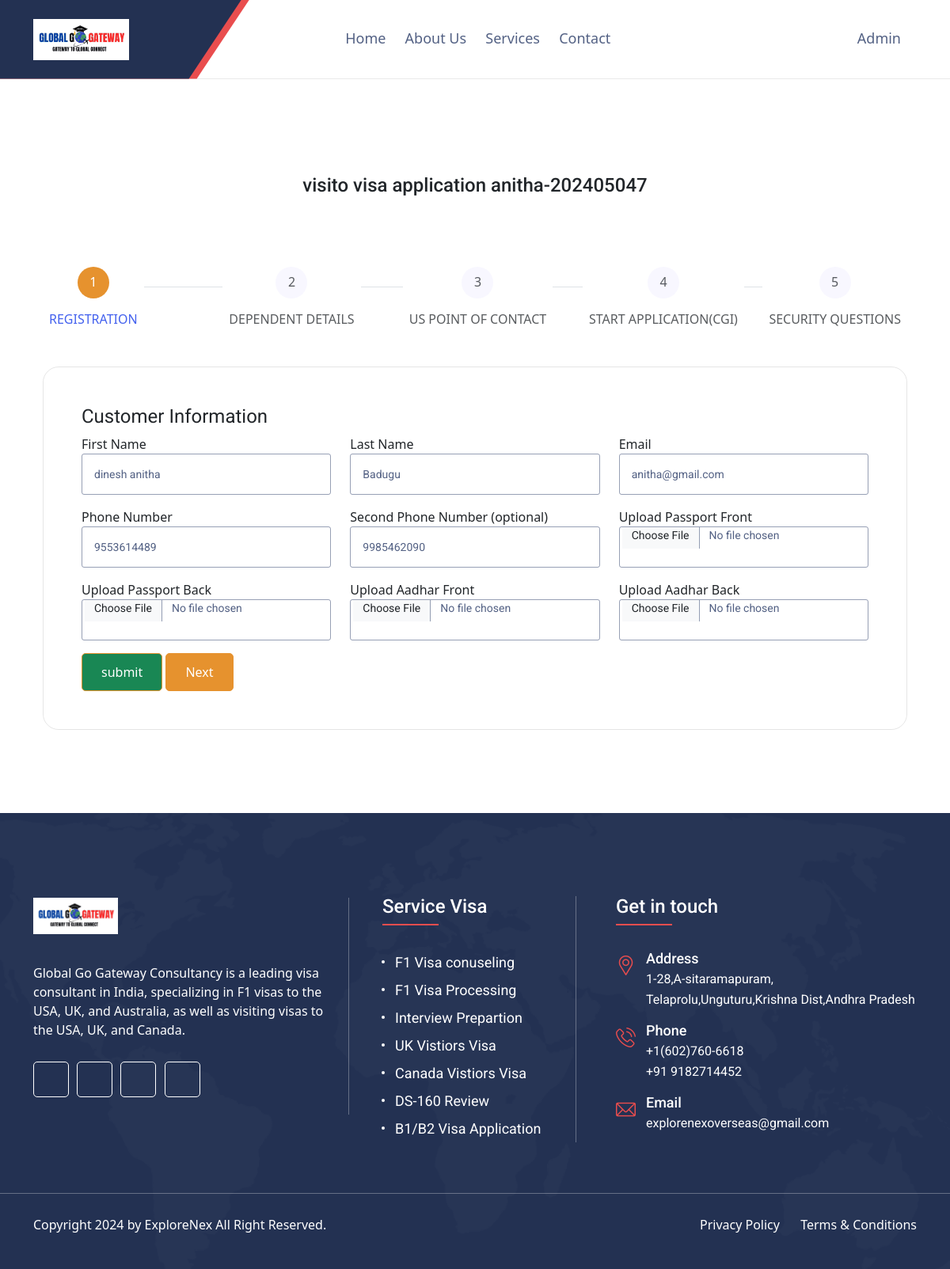
Page /visa_application/7/ (signed in) on the earlier database version.
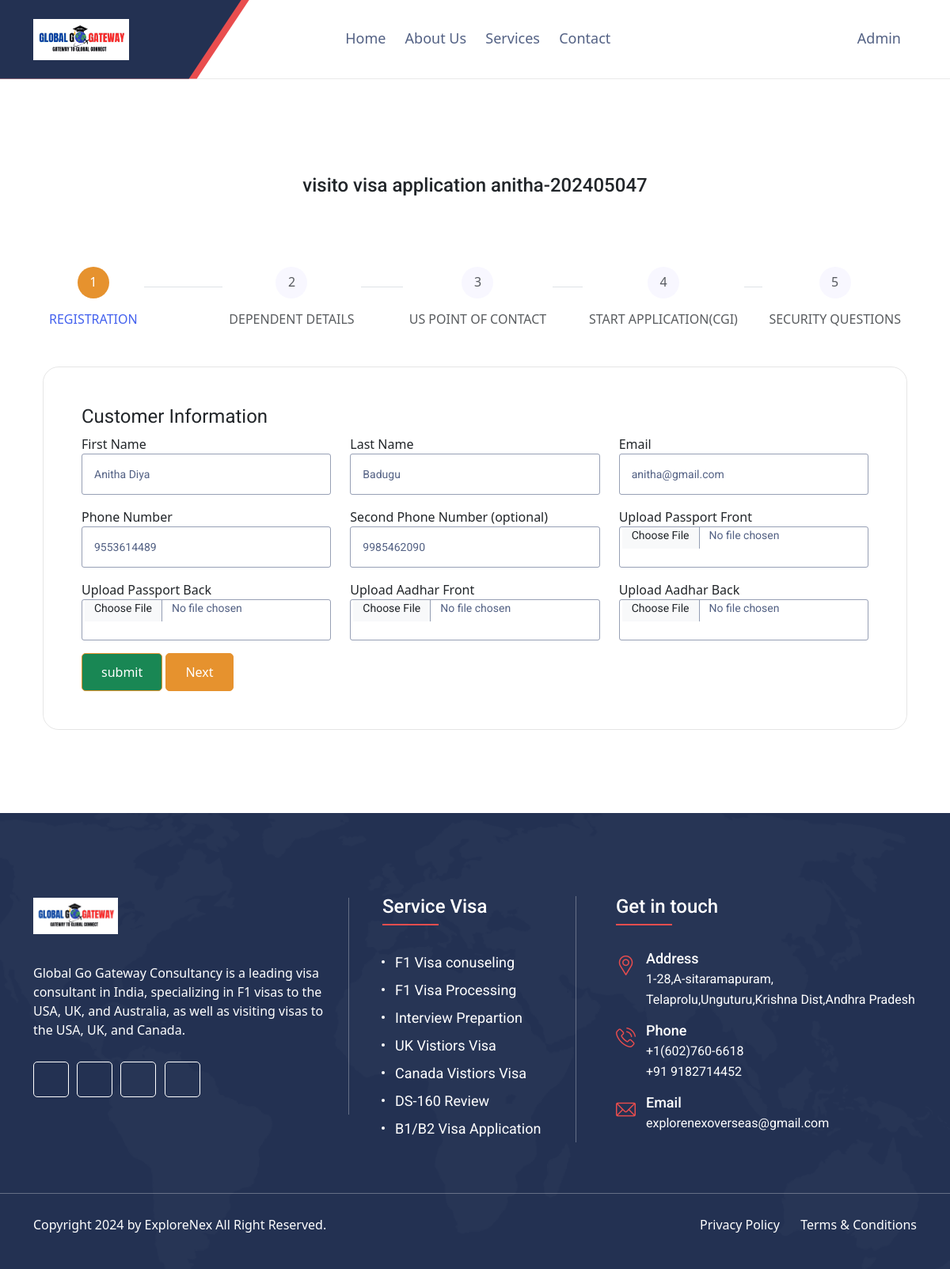
Same page on the later database version.
### app/models.py (models this page shows, shortened)
class Users(AbstractBaseUser, PermissionsMixin):
    email = models.EmailField(unique=True)
    username = models.CharField(max_length=100, unique=True)
    phone = models.CharField(max_length=20, unique=True)
    first_name = models.CharField(max_length=100, blank=True, null=True)
    last_name = models.CharField(max_length=100, blank=True, null=True)
    date_of_birth = models.DateField(blank=True, null=True)
    profile_image = models.ImageField(upload_to='profile_images/', blank=True, null=True)
    referal_code  = models.CharField(max_length=100,blank=True, null=True)
    pincode = models.IntegerField(blank=True, null=True)
    address = models.TextField(blank=True, null=True)
    created_at = models.DateTimeField(auto_now_add=True)
    updated_at = models.DateTimeField(auto_now=True)
    is_active = models.BooleanField(default=True)
    is_staff = models.BooleanField(default=False)
    USERNAME_FIELD = 'email'
    REQUIRED_FIELDS = ['username', 'phone']
    objects = UserManager()
    role = models.CharField(choices=user_roles,max_length=100,null=True,blank=True,default='admin')

### app/views.py (the view)
# urls.py: path('visa_application/<int:userid>/',visa_application , name='visa_application'),
@login_required
@csrf_exempt
def visa_application(request,userid):
    context = {}
    try:
        save_user = Users.objects.filter(id=userid).first()
        context['applicant'] = VisaApplication.objects.filter(user_id=userid).first()
        context['customer'] = save_user
        application_number = context['applicant'].id
        context['uspoint'] = PointOfContact.objects.filter(application_user_id=application_number).first()
        context['cgi'] = SecurityQuestion.objects.filter(application_user_id=application_number).first()
        context['ceac'] = ceac_application.objects.filter(application_user_id=application_number).first()
        return render(request, 'uifiles/visa_application.html',context)
    except template.TemplateDoesNotExist:
        html_template = loader.get_template('uifiles/page-404.html')
        return HttpResponse(html_template.render(context, request))
    except:
        html_template = loader.get_template('uifiles/page-500.html')
        return HttpResponse(html_template.render(context, request))

### templates/uifiles/visa_application.html (shortened to what the changed rows need)
{% extends 'uifiles/base.html' %}
{% load static %}
{% block content %}
<section class="singleCountrySection">
    <div class="container">
        <div class="row">
            <div class="signup-area page-padding">
                <div class="container">
                    <div class="row">
                        <div class=" col-md-12 col-sm-12 col-xs-12">
                            <div class="signup-page">
                                <div class="login-form signup-form">
                                    <h4 class="login-title text-center">visito visa application {{customer.username}}-{{applicant.applicationNo}}</h4>
                                    <div class="row">
                                        <div>
                                            <div>
                                                <div id="multi-step-form-container">
                                                    <form id="userAccountSetupForm" class="contactForm"
                                                        name="userAccountSetupForm" enctype="multipart/form-data"
                                                        method="POST">
                                                        <section id="step-1" class="form-step">
                                                            <div class="row">
                                                                <div class="col-md-4 col-sm-12 col-xs-12">
                                                                    <label for="">First Name</label>
                                                                    <input type="text" id="first_name" name="first_name"
                                                                        value="{{customer.first_name}}" class="form-control"
                                                                        placeholder="Please enter first name" required
                                                                        data-error="Please enter your first name">
                                                                </div>
                                                                <div class="col-md-4 col-sm-12 col-xs-12">
                                                                    <label for="">Last Name</label>
                                                                    <input type="text" id="last_name" name="last_name"
                                                                        value="{{customer.last_name}}" class="form-control"
                                                                        placeholder="Please enter first name" required
                                                                        data-error="Please enter your first name">
                                                                </div>
                                                                <div class="col-md-4 col-sm-12 col-xs-12">
                                                                    <label for="">Email</label>
                                                                    <input type="text" id="email" name="email" value="{{customer.email}}"
                                                                        class="form-control"
                                                                        placeholder="Please enter email"
                                                                        data-error="Please enter your email">
                                                                </div>
                                                                <div class="col-md-4 col-sm-12 col-xs-12 mt-3">
                                                                    <label for="">Phone Number</label>
                                                                    <input type="text" id="phone_number"
                                                                        name="phone_number" value="{{customer.phone}}"
                                                                        class="form-control"
                                                                        placeholder="Please enter phone number"
                                                                        data-error="Please enter your phone number">
                                                                </div>
                                                            </div>
                                                        </section>
                                                    </form>
                                                </div>
                                            </div>
                                        </div>
                                    </div>
                                </div>
                            </div>
                        </div>
                    </div>
                </div>
            </div>
        </div>
    </div>
</section>
{% endblock %}

Differences in the rows shown:
changed Users "anitha": first_name "dinesh anitha" → "Anitha Diya"
